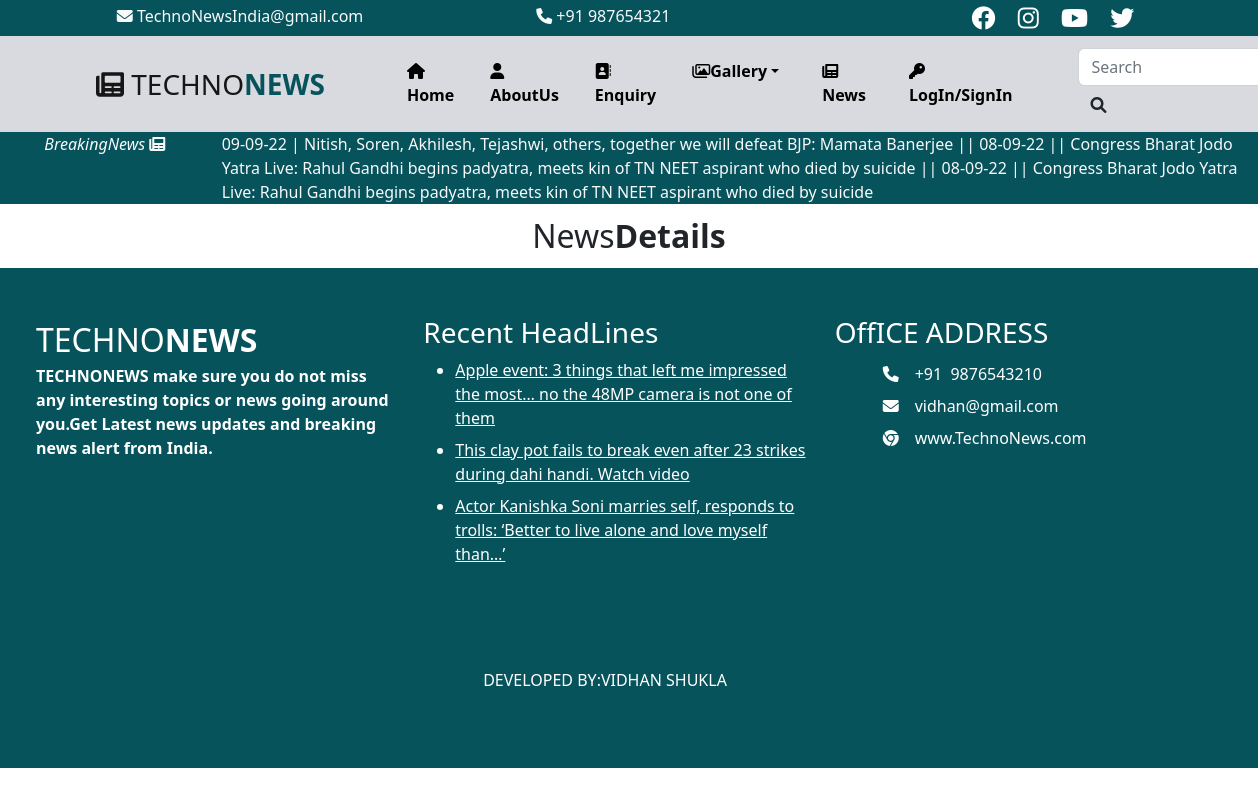
Screenshot of /user/details/ with the database file from the repository.
### user/models.py (models this page shows)
class topheadline(models.Model):
    ttitle=models.CharField(max_length=500)

class trending(models.Model):
    tpic = models.ImageField(upload_to='static/trending/')
    thead = models.CharField(max_length=300)
    tdate = models.DateField()
    tdes = models.TextField()

### user/views.py (the view)
# urls.py: path('details/', views.ndetails),
def ndetails(request):
    nid = request.GET.get("n")
    x=mynews.objects.all().filter(id=nid)
    th = topheadline.objects.all().order_by('-id')[0:1]
    tn = trending.objects.all().order_by('-id')[0:3]
    myd={"ndata":x,"thd":th,"tdata":tn}
    return render(request, 'user/ndetails.html',myd)

### templates/user/ndetails.html (shortened to what this page needs)
{% extends 'base.html' %}
{% block x %}
<div class="fs-2 text-center">News<b class="text-darkcolor">Details</b></div>
{% endblock %}

### templates/base.html (shortened to what this page needs)
<!DOCTYPE html>
{% load static %}
<html lang="en">
<head>
   <link href="https://cdn.jsdelivr.net/npm/bootstrap@5.2.1/dist/css/bootstrap.min.css" rel="stylesheet">
    <link href="{% static 'css/all.css' %}" rel="stylesheet">
    <link href="{% static 'css/Css.css' %}" rel="stylesheet">
</head>
<body>
<div class="container-fluid">
    <div class="row top bg-mycolor text-light ">
        <div class="col-sm-1"></div>
        <div class="col-sm-3 pt-1 ">
          <i class="fa-solid fa-envelope"></i>
            TechnoNewsIndia@gmail.com
        </div>
<div class="col-sm-1"></div>
         <div class="col-sm-3 pt-1">
            <i class="fa-solid fa-phone"></i>
            +91&nbsp987654321
        </div>
        <div class="col-sm-1"></div>
        <div class="col-sm-3 fs-4">
            <a href="{% url 'facebook' %}" style="color:white;"> <i class="fa-brands fa-facebook ms-3 s-icon"></i></a>
           <a href="{% url 'insta' %}" style="color:white;"> <i class="fa-brands fa-instagram ms-3 s-icon"></i></a>
               <a href="{% url 'youtube' %}" style="color:white;"> <i class="fa-brands fa-youtube ms-3 s-icon"></i></a>
               <a href="{% url 'linkdin' %}" style="color:white;"> <i class="fa-brands fa-twitter ms-3 s-icon"></i></a>
        </div>
    </div>
    <div class="row header sticky-top">
        <nav class="navbar navbar-expand-lg ps-5">
            <a href="#" class="navbar-brand fs-3 px-5"><i class="fa-solid fa-newspaper"></i>&nbspTECHNO<b class="text1-mycolor">NEWS</b></a>
            <div class="collapse navbar-collapse" id="navbarNavDropdown">
                <ul class="navbar-nav ms-auto">
                    <li class="nav-item active">
                        <a class="nav-link" href="/user/home"><i class="fa-solid fa-home"></i>Home <span class="sr-only">(current)</span></a>
                    </li>
                    <li class="nav-item">
                        <a class="nav-link" href="/user/aboutus/"><i class="fa-solid fa-user"></i>AboutUs</a>
                    </li>
                    <li class="nav-item">
                        <a class="nav-link" href="/user/contact/" type="button"><i class="fa-solid fa-address-book"></i>Enquiry</a>
                    </li>
                    <li class="nav-item dropdown">
                        <a href="/user/news/" class="nav-link dropdown-toggle" data-bs-toggle="dropdown" ><i class="fa-regular fa-images"></i>Gallery</a>
                    </li>
                    <li class="nav-item dropdown">
                        <a href="/user/news/" type="button"><i class="fa-solid fa-newspaper"></i>News</a>
                    </li>
                    <li class="nav-item">
                        <a class="nav-link" href="/admin/"><i class="fa-solid fa-key"></i>LogIn/SignIn</a>
                    </li>
                    <li>
                        <div class="input-group ms-5 pt-1">
                            <div class="form-outline">
                                <input id="search-input" type="search" id="form1" class="form-control"
                                       placeholder="Search"/>
                            </div>
                            <button id="search-button" type="button" class="btn">
                                <i class="fas fa-search"></i>
                            </button>
                        </div>
                    </li>
                </ul>
            </div>
        </nav>
    </div>
    <div class="row bg-mycolor text-light">
        <div class="col-sm-12 sticky-top">
            <div class="row">
            <div class="col-sm-2 text-center" ><i>BreakingNews&nbsp<i class="fa-solid fa-newspaper"></i></i></div>
                <div class="col-sm-10">
                     {% if thd %}
                    {% for t in thd %}
                    <marquee>{{t.ttitle}}</marquee>
                     {% endfor %}
                    {% endif %}
            </div>
                </div>
        </div>
    </div>
    <div class="row content">
        <div class="col-sm-12 py-2">
            {% block x %}
            {% endblock %}
        </div>
    </div>
    <div class="row ufooter  text-white bg-mycolor">
        <div class="row pt-5" style="min-height:500px;">
            <div class="col-sm-4">
                <div class="ms-4">
                    <a href="#" class="navbar-brand fs-2">TECHNO<b>NEWS</b></a><br/>
                    <b class="justify-content">TECHNONEWS make sure you do not miss any interesting topics or news going
                        around you.Get Latest news updates and breaking news alert from India.</b>
                </div>
            </div>
            <div class="col-sm-4">
                <h3>Recent HeadLines</h3>
                <ul>
                    {% if tdata %}
                    {% for t in tdata %}
                    <li class="my-2">
                        <a href="/user/trendnews?n={{t.id}}" style="color:white;hover:black;"> {{t.thead}}</a>
                    </li>
                {% endfor %}
                    {% endif %}
                </ul>
            </div>
            <div class="col-sm-4">
                <h3>OffICE ADDRESS</h3>
                <ul style="list-style:none;">
                    <li><i class="fa-solid fa-phone my-2 mx-3"></i>+91&nbsp 9876543210</li>
                    <li><i class="fa-solid fa-envelope my-2 mx-3"></i>vidhan@gmail.com</li>
                    <li><i class="fa-brands fa-chrome my-2 mx-3"></i>www.TechnoNews.com</li>
                    <li>
                        <iframe class="my-2 mx-3"
                                src="https://www.google.com/maps/embed?pb=!1m18!1m12!1m3!1d3579.1273601540133!2d81.24072391486771!3d26.225050983428545!2m3!1f0!2f0!3f0!3m2!1i1024!2i768!4f13.1!3m3!1m2!1s0x399ba127de8ed54d%3A0x9210a78a70562227!2sTechnoChangers!5e0!3m2!1sen!2sin!4v1661891882545!5m2!1sen!2sin"
                                width="200" height="100" style="border:0;" allowfullscreen="" loading="lazy"
></iframe>
                    </li>
                </ul>
            </div>
          <div class="row bfooter bg-mycolor text-mycolor">
                    <div class="text-center">DEVELOPED BY:VIDHAN SHUKLA<br>
</div>
            </div>
                 </div>
            </div>
            </div>
</body>
</html>

### static/css/Css.css (style rules this page uses)
.bg-mycolor { background:#07535c; }
.text1-mycolor { color:#07535c; }
.text-mycolor { color:white; }
.navbar { background:#d9dadf; }
.collapse ul li a { display: block; padding: 15px; text-decoration: none; color: black; font-weight: 800; margin: 0 10px; }
.collapse ul li a, .collapse ul li a:after, .collapse ul li a:before { transition: all .5s; }
.dropdown { position: relative; display: inline-block; }

### rows the page displays
topheadline: ttitle "09-09-22 | Nitish, Soren, Akhilesh, Tejashwi, others, together we will defeat BJP: Mamata Banerjee || 08-09-22 || Congress Bharat Jodo Yatra Live: Rahul Gandhi begins padyatra, meets kin of TN NEET aspirant who died by suicide || 08-09-22 || Congress Bharat Jodo Yatra Live: Rahul Gandhi begins padyatra, meets kin of TN NEET aspirant who died by suicide"
trending: thead "Apple event: 3 things that left me impressed the most… no the 48MP camera is not one of them"
trending: thead "This clay pot fails to break even after 23 strikes during dahi handi. Watch video"
trending: thead "Actor Kanishka Soni marries self, responds to trolls: ‘Better to live alone and love myself than…’"
